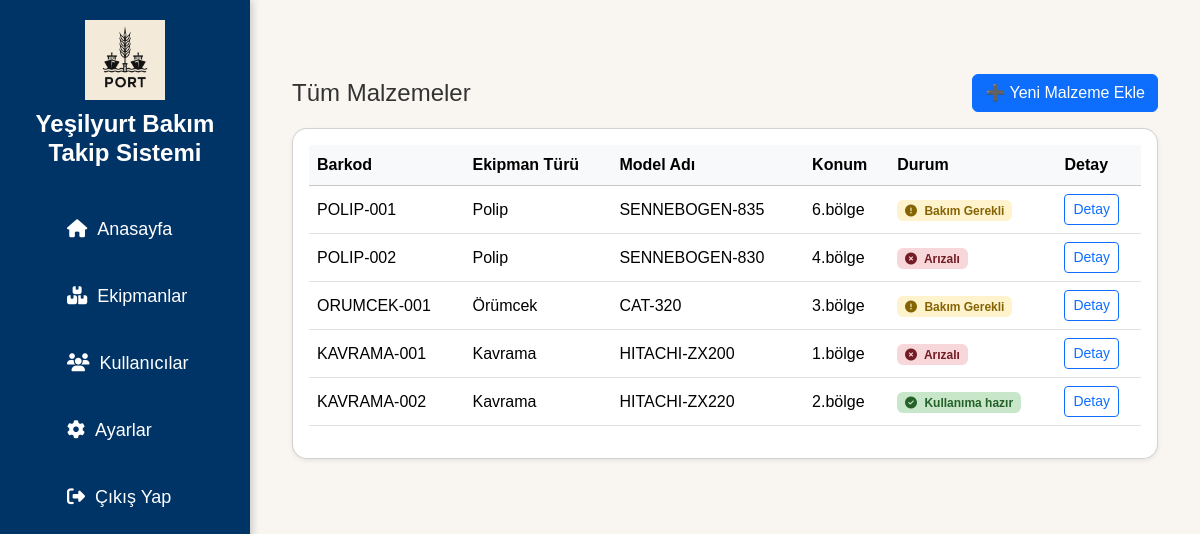
Page /materials (signed in) on the committed database.
### app/models.py (models this page shows)
class Parca(db.Model):
    __tablename__ = 'parcalar'
    id = db.Column(db.Integer, primary_key=True)
    barcode = db.Column(db.String(100), unique=True, nullable=False)
    ekipman_turu = db.Column(db.String(100), nullable=False)
    model_adi = db.Column(db.String(100), nullable=False)
    konum = db.Column(db.String(100), nullable=False)
    durum = db.Column(db.String(50), nullable=False)
    bir_sonraki_bakim = db.Column(db.Date, nullable=True)
    son_bakim_tarihi = db.Column(db.Date, nullable=True)
    bakim_dongusu = db.Column(db.String(50), nullable=True)
    bakim_durum = db.Column(db.String(50), nullable=True)  # ✅ تمت إضافته
    notlar = db.Column(db.Text, nullable=True)              # ✅ تمت إضافته
    kisa_aciklama = db.Column(db.Text, nullable=True)
    yuk_kapasitesi = db.Column(db.String(50), nullable=True)
    sorumlu_kisi = db.Column(db.String(100), nullable=True)
    created_at = db.Column(db.DateTime, default=datetime.utcnow)
    bakim_kayitlari = db.relationship('BakimKaydi', backref='parca', lazy=True)

### app/routes.py (the view)
@main.route('/materials')
@login_required
def materials():
    parcalar = Parca.query.all()
    return render_template('materials.html', parcalar=parcalar)

### app/__init__.py (called while the page is built)
def create_app():
    app = Flask(__name__)
    app.config.from_object('config.Config')
    db.init_app(app)
    login_manager.init_app(app)
    migrate.init_app(app, db)  # ✅ جديد
    login_manager.login_view = 'auth.login'
    @login_manager.user_loader
    def load_user(user_id):
        return User.query.get(int(user_id))
    app.register_blueprint(main)
    app.register_blueprint(auth)
    app.register_blueprint(api)  # ✅ API
    return app

### app/templates/materials.html
{% extends 'layout.html' %}
{% block content %}
<div class="container-fluid mt-4">
    <div class="d-flex justify-content-between align-items-center mb-3">
        <h4 class="mb-0">Tüm Malzemeler</h4>
        <a href="{{ url_for('main.add_parca') }}" class="btn btn-primary">➕ Yeni Malzeme Ekle</a>
    </div>
    <div class="card shadow-sm" style="border-radius: 15px;">
        <div class="card-body table-responsive">
            <table class="table table-hover align-middle">
                <thead class="table-light">
                    <tr>
                        <th>Barkod</th>
                        <th>Ekipman Türü</th>
                        <th>Model Adı</th>
                        <th>Konum</th>
                        <th>Durum</th>
                        <th>Detay</th>
                    </tr>
                </thead>
                <tbody>
                    {% for parca in parcalar %}
                    <tr>
                        <td>{{ parca.barcode }}</td>
                        <td>{{ parca.ekipman_turu }}</td>
                        <td>{{ parca.model_adi }}</td>
                        <td>{{ parca.konum }}</td>
                        <td>
                            {% if parca.durum == 'Kullanıma hazır' %}
                                <span class="badge" style="background-color: #c8e6c9; color: #256029;">
                                    <i class="fas fa-check-circle me-1"></i> {{ parca.durum }}
                                </span>
                            {% elif parca.durum == 'Bakım Gerekli' %}
                                <span class="badge" style="background-color: #fff3cd; color: #856404;">
                                    <i class="fas fa-exclamation-circle me-1"></i> {{ parca.durum }}
                                </span>
                            {% elif parca.durum == 'Arızalı' %}
                                <span class="badge" style="background-color: #f8d7da; color: #721c24;">
                                    <i class="fas fa-times-circle me-1"></i> {{ parca.durum }}
                                </span>
                            {% else %}
                                <span class="badge bg-secondary">{{ parca.durum }}</span>
                            {% endif %}
                        </td>
                        <td>
                            <a href="{{ url_for('main.detay', parca_id=parca.id) }}" class="btn btn-sm btn-outline-primary">Detay</a>
                        </td>
                    </tr>
                    {% else %}
                    <tr>
                        <td colspan="6" class="text-center text-muted">Hiç malzeme eklenmemiş.</td>
                    </tr>
                    {% endfor %}
                </tbody>
            </table>
        </div>
    </div>
</div>
{% endblock %}

### app/templates/layout.html (shortened to what this page needs)
<!DOCTYPE html>
<html lang="tr">
<head>
    <link href="https://cdn.jsdelivr.net/npm/bootstrap@5.3.2/dist/css/bootstrap.min.css" rel="stylesheet">
    <link rel="stylesheet" href="https://cdnjs.cloudflare.com/ajax/libs/font-awesome/6.5.1/css/all.min.css">
    <link rel="stylesheet" href="{{ url_for('static', filename='css/style.css') }}">
</head>
<body>
    {% include 'sidebar.html' %}
    <div class="main-content">
        {% block content %}
        {% endblock %}
    </div>
</body>
</html>

### app/templates/sidebar.html
<div class="sidebar">
    <div class="sidebar-logo">
        <img src="{{ url_for('static', filename='images/logo.png') }}" alt="Logo">
        <h2>Yeşilyurt Bakım Takip Sistemi</h2>
    </div>
    <ul class="sidebar-menu">
        <li><a href="{{ url_for('main.dashboard') }}" class="{% if request.endpoint == 'main.dashboard' %}active{% endif %}">
            <i class="fas fa-home"></i> Anasayfa
        </a></li>
        <li><a href="{{ url_for('main.malzeme_listesi') }}" class="{% if request.endpoint == 'main.malzeme_listesi' %}active{% endif %}">
            <i class="fas fa-boxes"></i> Ekipmanlar
        </a></li>
        <li><a href="{{ url_for('main.users') }}" class="{% if request.endpoint == 'main.users' %}active{% endif %}">
            <i class="fas fa-users"></i> Kullanıcılar
        </a></li>
        <li><a href="{{ url_for('main.settings') }}" class="{% if request.endpoint == 'main.settings' %}active{% endif %}">
            <i class="fas fa-cog"></i> Ayarlar
        </a></li>
        <li><a href="{{ url_for('main.logout') }}">
            <i class="fas fa-sign-out-alt"></i> Çıkış Yap
        </a></li>
    </ul>
</div>

### app/static/css/style.css (style rules this page uses)
* { margin: 0; padding: 0; box-sizing: border-box; }
body { font-family: 'Poppins', sans-serif; background-color: #f3f6fa; color: #333; }
.sidebar { position: fixed; left: 0; top: 0; width: 250px; height: 100%; background-color: #003366; padding: 20px; display: flex; flex-direction: column; align-items: center; box-shadow: 2px 0 8px rgba(0, 0, 0, 0.2); }
.sidebar-logo { text-align: center; margin-bottom: 30px; }
.sidebar-logo img { width: 80px; height: 80px; object-fit: contain; margin-bottom: 10px; }
.sidebar-logo h2 { color: white; font-size: 24px; font-weight: 700; }
.sidebar-menu { list-style: none; width: 100%; }
.sidebar-menu li { width: 100%; margin-bottom: 20px; }
.sidebar-menu li a { text-decoration: none; color: white; font-size: 18px; padding: 10px 15px; display: flex; align-items: center; gap: 10px; border-radius: 8px; transition: background-color 0.3s ease; }
.main-content { margin-left: 250px; padding: 30px; }
body { background-color: #f9f6f2; }
.container-fluid { padding-top: 20px; padding-bottom: 40px; }

### rows in the picture
Parca: barcode "POLIP-001", ekipman_turu "Polip", model_adi "SENNEBOGEN-835", konum "6.bölge", durum "Bakım Gerekli"
Parca: barcode "POLIP-002", ekipman_turu "Polip", model_adi "SENNEBOGEN-830", konum "4.bölge", durum "Arızalı"
Parca: barcode "ORUMCEK-001", ekipman_turu "Örümcek", model_adi "CAT-320", konum "3.bölge", durum "Bakım Gerekli"
Parca: barcode "KAVRAMA-001", ekipman_turu "Kavrama", model_adi "HITACHI-ZX200", konum "1.bölge", durum "Arızalı"
Parca: barcode "KAVRAMA-002", ekipman_turu "Kavrama", model_adi "HITACHI-ZX220", konum "2.bölge", durum "Kullanıma hazır"
